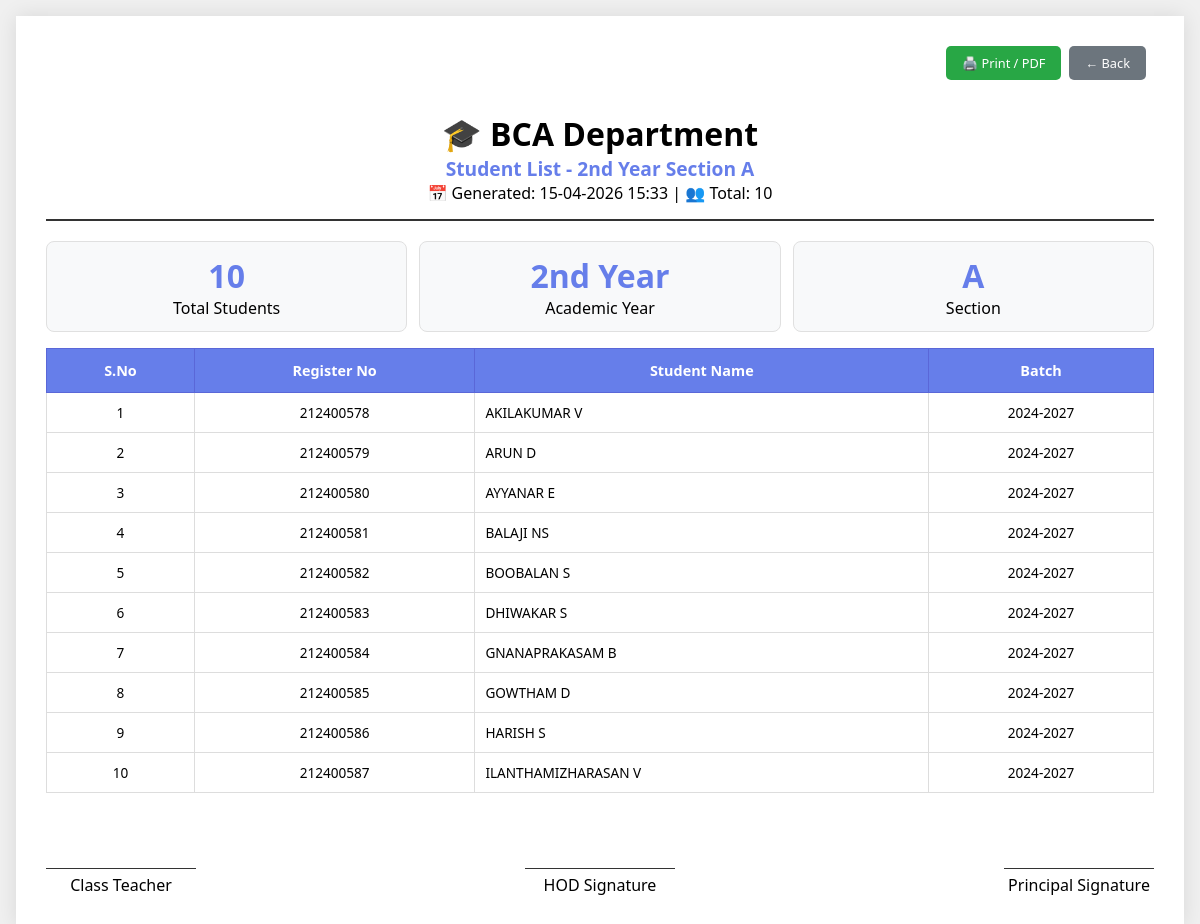
Screenshot of /print_attendance/2nd Year/A (signed in) with the database file from the repository.
### app.py (models this page shows)
class Student(db.Model):
    __tablename__ = 'students'
    id = db.Column(db.Integer, primary_key=True, autoincrement=True)
    register_number = db.Column(db.String(20), unique=True, nullable=False)
    name = db.Column(db.String(100), nullable=False)
    year = db.Column(db.String(20), nullable=False)
    section = db.Column(db.String(1), nullable=False)
    batch = db.Column(db.String(20))
    department_id = db.Column(db.Integer, db.ForeignKey('departments.id'), nullable=False)
    created_at = db.Column(db.DateTime, default=datetime.now)
    attendances = db.relationship('Attendance', backref='student', lazy=True, cascade='all, delete-orphan')

### app.py (the view)
@app.route('/print_attendance/<year>/<section>')
def print_attendance(year, section):
    role = session.get('role')
    if role not in ['dept_admin', 'dept_admin_viewer']:
        return redirect(url_for('index'))
    department_id = session.get('department_id')
    students = Student.query.filter_by(
        department_id=department_id,
        year=year,
        section=section
    ).all()
    summary = []
    for student in students:
        summary.append({
            'name': student.name,
            'reg_no': student.register_number,
            'batch': student.batch
        })
    return render_template('print_attendance.html',
                         year=year,
                         section=section,
                         students=summary,
                         print_date=datetime.now().strftime('%d-%m-%Y %H:%M'))

### app.py (called while the page is built)
@app.context_processor
def inject_datetime():
    return {'datetime': datetime}

### templates/print_attendance.html (shortened to what this page needs)
<!DOCTYPE html>
<html lang="en">
<head>
</head>
<body>
    <div class="print-container">
        <div class="no-print" style="text-align:right; margin-bottom:16px;"><button onclick="window.print()" class="btn-print">🖨️ Print / PDF</button><a href="{{ url_for('admin_dashboard') }}" class="btn-back">← Back</a></div>
        <div class="header"><h1>🎓 BCA Department</h1><h2>Student List - {{ year }} Section {{ section }}</h2><div class="info"><span>📅 Generated: {{ print_date }}</span> | <span>👥 Total: {{ students|length }}</span></div></div>
        <div class="stats-summary"><div class="stat-box"><div class="number">{{ students|length }}</div><div>Total Students</div></div><div class="stat-box"><div class="number">{{ year }}</div><div>Academic Year</div></div><div class="stat-box"><div class="number">{{ section }}</div><div>Section</div></div></div>
        <table><thead><tr><th>S.No</th><th>Register No</th><th>Student Name</th><th>Batch</th></tr></thead><tbody>{% for student in students %}<tr><td>{{ loop.index }}</td><td>{{ student.reg_no }}</td><td class="student-name">{{ student.name }}</td><td>{{ student.batch }}</td></tr>{% endfor %}</tbody></table>
        <div class="signatures"><div class="signature-line"><div class="line"></div><div>Class Teacher</div></div><div class="signature-line"><div class="line"></div><div>HOD Signature</div></div><div class="signature-line"><div class="line"></div><div>Principal Signature</div></div></div>
    </div>
</body>
</html>

### templates/print_attendance.html (style rules this page uses)
* { margin: 0; padding: 0; box-sizing: border-box; font-family: 'Segoe UI', Tahoma, Geneva, Verdana, sans-serif; }
body { background: #f0f0f0; padding: 16px; }
.print-container { max-width: 1200px; margin: 0 auto; background: white; padding: 20px; box-shadow: 0 0 20px rgba(0,0,0,0.1); }
.header { text-align: center; margin-bottom: 20px; padding-bottom: 15px; border-bottom: 2px solid #333; }
.header h1 { font-size: 1.5em; }
.header h2 { font-size: 1.2em; color: #667eea; }
.stats-summary { display: grid; grid-template-columns: repeat(3, 1fr); gap: 12px; margin: 16px 0; }
.stat-box { background: #f8f9fa; padding: 12px; border-radius: 8px; text-align: center; border: 1px solid #e0e0e0; }
.stat-box .number { font-size: 1.5em; font-weight: bold; color: #667eea; }
table { width: 100%; border-collapse: collapse; margin-top: 16px; }
th { background: #667eea; color: white; padding: 8px; text-align: center; font-size: 0.75em; border: 1px solid #5a67d8; }
td { padding: 6px; text-align: center; border: 1px solid #ddd; font-size: 0.7em; }
.student-name { text-align: left; }
.signatures { display: flex; justify-content: space-between; margin-top: 30px; padding-top: 15px; flex-wrap: wrap; gap: 15px; }
.signature-line { text-align: center; width: 150px; }
.signature-line .line { border-top: 1px solid #333; margin-top: 30px; padding-top: 5px; }
.btn-print, .btn-back { display: inline-block; padding: 8px 16px; border: none; border-radius: 5px; cursor: pointer; font-size: 0.8em; margin-right: 8px; margin-bottom: 16px; text-decoration: none; }
.btn-print { background: #28a745; color: white; }
.btn-back { background: #6c757d; color: white; }
@media (min-width: 768px) { .print-container { padding: 30px; } }
@media (min-width: 768px) { .header h1 { font-size: 2em; } }
@media (min-width: 768px) { .stat-box .number { font-size: 2em; } }
@media (min-width: 768px) { th { padding: 12px; font-size: 0.9em; } }
@media (min-width: 768px) { td { padding: 10px; font-size: 0.85em; } }

### rows the page displays
Student: reg_no "212400578", name "AKILAKUMAR V", batch "2024-2027"
Student: reg_no "212400579", name "ARUN D", batch "2024-2027"
Student: reg_no "212400580", name "AYYANAR E", batch "2024-2027"
Student: reg_no "212400581", name "BALAJI NS", batch "2024-2027"
Student: reg_no "212400582", name "BOOBALAN S", batch "2024-2027"
Student: reg_no "212400583", name "DHIWAKAR S", batch "2024-2027"
Student: reg_no "212400584", name "GNANAPRAKASAM B", batch "2024-2027"
Student: reg_no "212400585", name "GOWTHAM D", batch "2024-2027"
Student: reg_no "212400586", name "HARISH S", batch "2024-2027"
Student: reg_no "212400587", name "ILANTHAMIZHARASAN V", batch "2024-2027"

### other values shown
{{ year }} "2nd Year"
{{ section }} "A"
{{ students|length }} "10"
